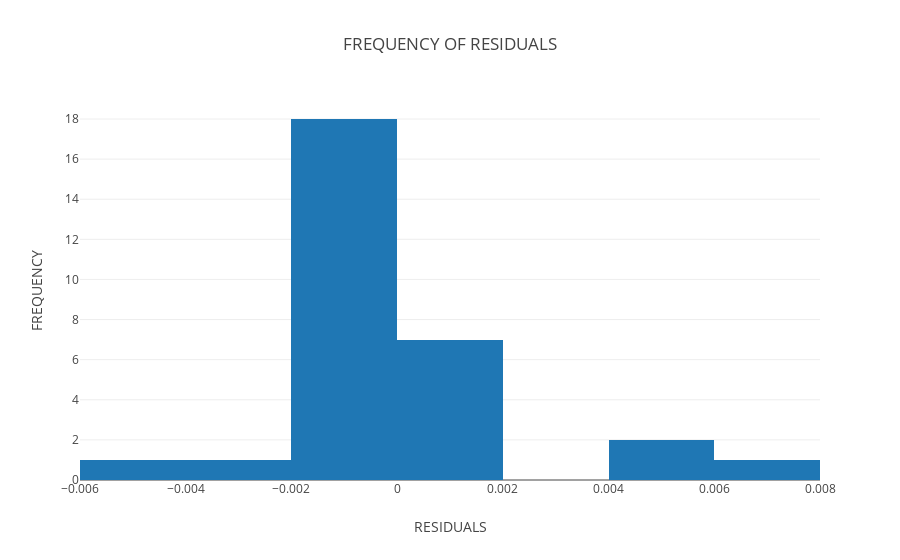

The notebook cell this image was saved under:
### Markdown cell above
## HISTOGRAM FOR OLS ##

### Code cell
data = [go.Histogram(x=((predict_ols - Y_test)))]
layout = go.Layout(
    title='FREQUENCY OF RESIDUALS',
    xaxis=dict(
        title='RESIDUALS'
    ),
    yaxis=dict(
        title='FREQUENCY'
    )
)
fig = go.Figure(data=data, layout=layout)
plot.iplot(fig, filename='OLS_HISTOGRAM_PLANETARY')

### Figure 1 — Plotly figure (JSON) as saved in the notebook; plotly's stock layout.template omitted (floating-point values rounded to 4 significant figures)
{"data": [{"type": "histogram", "x": [-0.004664, -0.001463, -0.00129, -0.0004007, -5.619e-05, -0.0006345, -0.001361, 0.000287, 0.001873, 0.001965, -0.0008247, -0.0004807, -0.0006497, -0.0001336, 0.00499, -0.002246, -0.0001078, 0.007268, 0.0005682, -0.001167, 0.001767, -0.0001313, -6.121e-05, -0.0003117, -0.001281, 0.0002344, -0.0009331, 0.0003157, 0.005973, -2.909e-06]}], "layout": {"title": "FREQUENCY OF RESIDUALS", "xaxis": {"title": "RESIDUALS"}, "yaxis": {"title": "FREQUENCY"}}}
